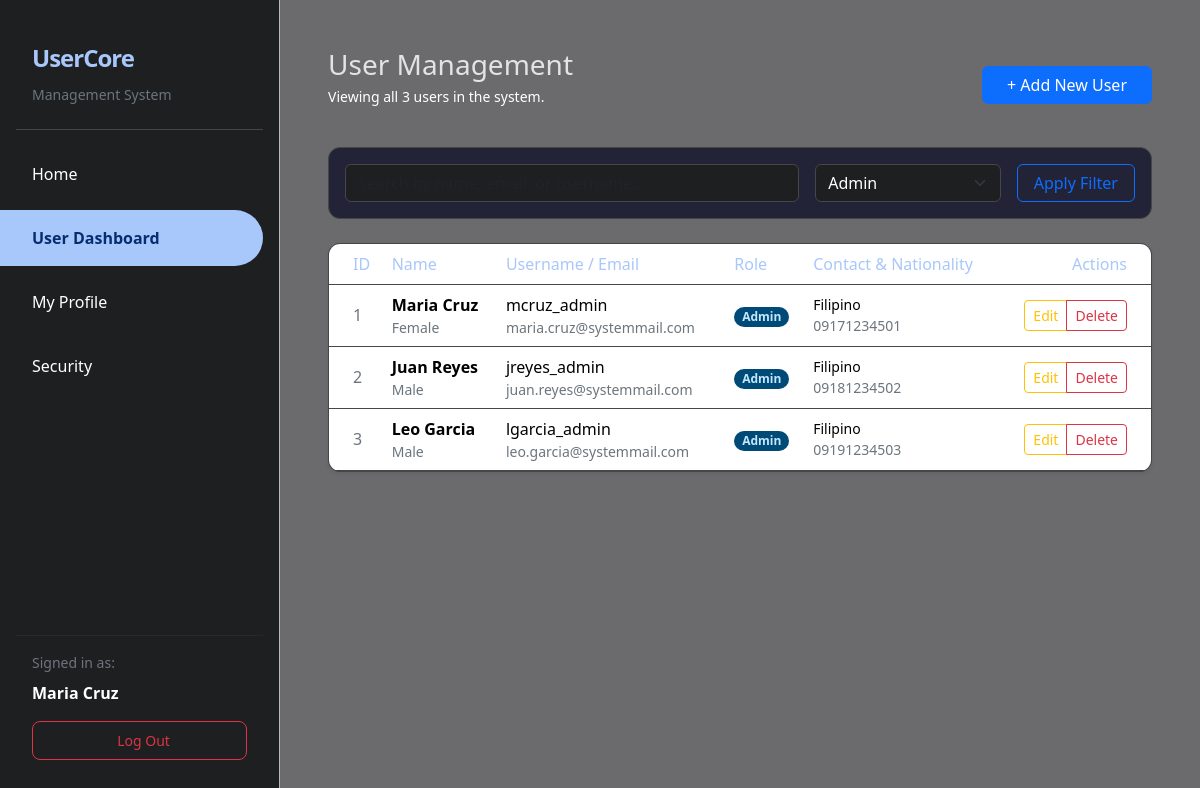
The app's page /admin_users.php?role_filter=admin (signed in) with its own data.
### tables this page shows
CREATE TABLE `users` (
  `id` int(11) NOT NULL,
  `username` varchar(50) NOT NULL,
  `email` varchar(120) NOT NULL,
  `password_hash` varchar(255) NOT NULL,
  `role` enum('admin','user') NOT NULL DEFAULT 'user',
  `firstname` varchar(60) NOT NULL,
  `lastname` varchar(60) NOT NULL,
  `gender` enum('male','female','other') DEFAULT 'other',
  `nationality` varchar(80) DEFAULT NULL,
  `contact_number` varchar(30) DEFAULT NULL,
  `created_at` timestamp NOT NULL DEFAULT current_timestamp()
);

### public/admin_users.php (the view, shortened to what this page needs)
<?php
require '../components/pdo.php';
$search = trim($_GET['search'] ?? '');
$role_filter = $_GET['role_filter'] ?? '';
$query = "SELECT * FROM users WHERE 1=1";
$params = [];
if ($role_filter !== '') {
    $query .= " AND role = ?";
    $params[] = $role_filter;
}
$query .= " ORDER BY id ASC";
$stmt = $pdo->prepare($query);
$stmt->execute($params);
$users = $stmt->fetchAll();
?>
<!DOCTYPE html>
<html lang="en">
<head>
    <link href="https://cdn.jsdelivr.net/npm/bootstrap@5.3.3/dist/css/bootstrap.min.css" rel="stylesheet">
</head>
<body class="bg-light">
    <div class="d-flex">
        <?php include '../components/sidebar.php'; ?>
        <div class="flex-grow-1 p-5" style="background-color: #6b6b6d; min-height: 100vh;">
            <div class="d-flex justify-content-between align-items-center mb-4">
                <div>
                    <h1 class="h3 mb-1">User Management</h1>
                    <p class="text-white small">Viewing all <?= count($users) ?> users in the system.</p>
                </div>
                <a href="admin_user_create.php" class="btn btn-primary px-4">+ Add New User</a>
            </div>
            <div class="card p-3 mb-4">
                <form class="row g-3">
                    <div class="col-md-7">
                        <input type="text" name="search" class="form-control" placeholder="Search by name, email, or username..." value="<?= htmlspecialchars($search) ?>">
                    </div>
                    <div class="col-md-3">
                        <select name="role_filter" class="form-select">
                            <option value="admin" <?= $role_filter == 'admin' ? 'selected' : '' ?>>Admin</option>
                        </select>
                    </div>
                    <div class="col-md-2">
                        <button type="submit" class="btn btn-outline-primary w-100">Apply Filter</button>
                    </div>
                </form>
            </div>
            <div class="card shadow-sm overflow-hidden">
                <div class="table-responsive">
                    <table class="table table-hover mb-0">
                        <thead>
                            <tr>
                                <th class="ps-4">ID</th>
                                <th>Name</th>
                                <th>Username / Email</th>
                                <th>Role</th>
                                <th>Contact & Nationality</th>
                                <th class="text-end pe-4">Actions</th>
                            </tr>
                        </thead>
                        <tbody>
                            <?php foreach ($users as $u): ?>
                            <tr class="align-middle">
                                <td class="ps-4 text-secondary"><?= $u['id'] ?></td>
                                <td>
                                    <div class="fw-bold"><?= htmlspecialchars($u['firstname'].' '.$u['lastname']) ?></div>
                                    <div class="small text-secondary text-capitalize"><?= $u['gender'] ?></div>
                                </td>
                                <td>
                                    <div><?= htmlspecialchars($u['username']) ?></div>
                                    <div class="small text-secondary"><?= htmlspecialchars($u['email']) ?></div>
                                </td>
                                <td>
                                    <span class="badge rounded-pill <?= $u['role'] == 'admin' ? 'badge-admin' : 'badge-user' ?>">
                                        <?= ucfirst($u['role']) ?>
                                    </span>
                                </td>
                                <td>
                                    <div class="small"><?= htmlspecialchars($u['nationality'] ?? 'N/A') ?></div>
                                    <div class="small text-secondary"><?= htmlspecialchars($u['contact_number'] ?? 'No Contact') ?></div>
                                </td>
                                <td class="text-end pe-4">
                                    <div class="btn-group">
                                        <a href="admin_user_edit.php?id=<?= $u['id'] ?>" class="btn btn-sm btn-outline-warning">Edit</a>
                                        <a href="admin_user_delete.php?id=<?= $u['id'] ?>" class="btn btn-sm btn-outline-danger" onclick="return confirm('Permanently delete this user?')">Delete</a>
                                    </div>
                                </td>
                            </tr>
                            <?php endforeach; ?>
                        </tbody>
                    </table>
                </div>
            </div>
        </div>
    </div>
</body>
</html>

### public/admin_users.php (style rules this page uses)
body { color: #e3e3e3; overflow-x: hidden; }
.card { background-color: #232338; border: 1px solid #444746; border-radius: 12px; }
.table { color: #e3e3e3; border-color: #444746; }
.table thead th { border-top: none; color: #a8c7fa; font-weight: 500; }
.form-control, .form-select { background-color: #1e1f20; border: 1px solid #444746; color: white; }
.badge-admin { background-color: #004a77; color: #c2e7ff; }

### records on screen
users: id "1", firstname+lastname "Maria Cruz", gender "Female", username "mcruz_admin", email "maria.cruz@systemmail.com", role "Admin", nationality "Filipino", contact_number "09171234501"
users: id "2", firstname+lastname "Juan Reyes", gender "Male", username "jreyes_admin", email "juan.reyes@systemmail.com", role "Admin", nationality "Filipino", contact_number "09181234502"
users: id "3", firstname+lastname "Leo Garcia", gender "Male", username "lgarcia_admin", email "leo.garcia@systemmail.com", role "Admin", nationality "Filipino", contact_number "09191234503"

### other values on screen
$fullName "Maria Cruz"
count($users) "3"
